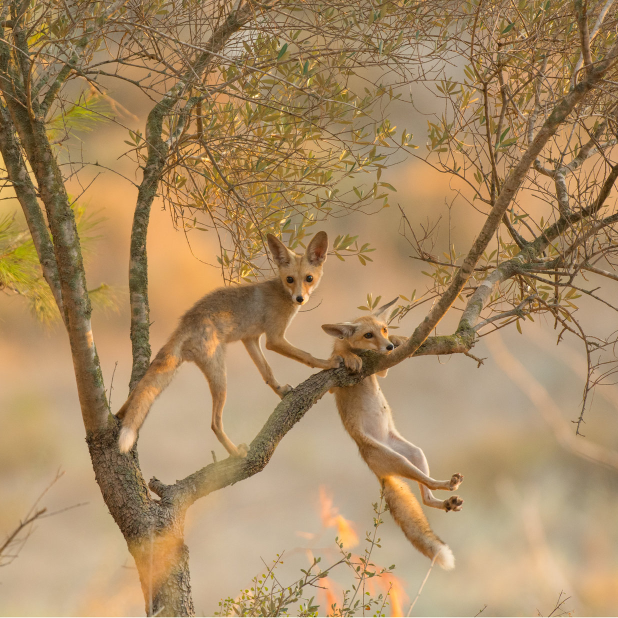
#> input picture testImg2.jpg, 1236 x 1236 px (shown at 1/2 size)
$ python ex1_main.py
#> lines starting #> are read from the running program, lines starting #| are printed output that depends on the picture; long printed decimals are rounded
### ex1_utils.py
"""
        '########:'##::::'##::::'##:::
         ##.....::. ##::'##:::'####:::
         ##::::::::. ##'##::::.. ##:::
         ######:::::. ###::::::: ##:::
         ##...:::::: ## ##:::::: ##:::
         ##:::::::: ##:. ##::::: ##:::
         ########: ##:::. ##::'######:
        ........::..:::::..:::......::
"""
from typing import List
import matplotlib.pyplot as plt
import cv2
import math
import numpy as np


LOAD_GRAY_SCALE = 1
LOAD_RGB = 2
RGB_YIQ_TRANSITION_MAT = np.array([[0.299, 0.587, 0.114],
                                     [0.596, -0.275, -0.321],
                                     [0.212, -0.523, 0.311]])


def myID() -> int:
    """
    Return my ID
    :return: int
    """
    return 204155311


def imReadAndConvert(filename: str, representation: int) -> np.ndarray:
    """
    Reads an image, and returns the image converted as requested
    :param filename: The path to the image
    :param representation: GRAY_SCALE or RGB
    :return: The image object
    """
    # Reads the Image
    im_cv = cv2.imread(filename).astype(np.float32)

    # Make sure there is an image
    if im_cv is None:
        raise Exception("Cannot load image!\n")

    # Convert the image
    if representation == LOAD_GRAY_SCALE:
        img = cv2.cvtColor(im_cv, cv2.COLOR_BGR2GRAY)
    elif representation == LOAD_RGB:
        img = cv2.cvtColor(im_cv, cv2.COLOR_BGR2RGB)
    else:
        raise Exception("Please choose RGB or GRAY SCALE!\n")
    # Return a normalize image to [0,1]
    return np.multiply(img, 1 / 255)


def imDisplay(filename: str, representation: int):
    """
    Reads an image as RGB or GRAY_SCALE and displays it
    :param filename: The path to the image
    :param representation: GRAY_SCALE or RGB
    :return: None
    """
    if representation == LOAD_RGB:
        plt.imshow(imReadAndConvert(filename, representation))
    elif representation == LOAD_GRAY_SCALE:
        plt.imshow(imReadAndConvert(filename, representation), cmap="gray")
    else:
        raise Exception("Please choose RGB or GRAY SCALE!\n")
    plt.show()


def transformRGB2YIQ(imgRGB: np.ndarray) -> np.ndarray:
    """
    Converts an RGB image to YIQ color space
    :param imgRGB: An Image in RGB
    :return: A YIQ in image color space
    """
    return np.dot(imgRGB.reshape(-1, 3), RGB_YIQ_TRANSITION_MAT.transpose()).reshape(imgRGB.shape)


def transformYIQ2RGB(imgYIQ: np.ndarray) -> np.ndarray:
    """
    Converts an YIQ image to RGB color space
    :param imgYIQ: An Image in YIQ
    :return: A RGB in image color space
    """
    return np.dot(imgYIQ.reshape(-1, 3), np.linalg.inv(RGB_YIQ_TRANSITION_MAT).transpose()).reshape(imgYIQ.shape)


# Auxiliary function for 'hsitogramEqualize' func
def collect_data(imgOrig: np.ndarray) -> np.ndarray:
    """
    If the image is RGB, get the Y channel (from YIQ).
    :param imgOrig:
    :return:Y channel or Gray Scale respectively
    """
    return imgOrig.copy() if len(imgOrig.shape) != 3 else transformRGB2YIQ(imgOrig)[:, :, 0]


# Auxiliary function for 'hsitogramEqualize' func
def back_to_image(imgOrig: np.ndarray, data: np.ndarray) -> np.ndarray:
    """
    After proccesing on Y channel or GRAY SCALE, convert it back to image in RGB or Gray Scale
    :param imgOrig:
    :param data:
    :return: image on RGB or Gray Scale respectively
    """
    if len(imgOrig.shape) == 3:
        tmp = transformRGB2YIQ(imgOrig).dot(255).astype(int)
        tmp[:, :, 0] = data
        newImg = transformYIQ2RGB(tmp).astype(int)
    else:
        newImg = data

    return newImg


def hsitogramEqualize(imgOrig: np.ndarray) -> (np.ndarray, np.ndarray, np.ndarray):
    """
        Equalizes the histogram of an image
        :param imgOrig: Original Histogram
        :ret
    """
    # Collect the data and denormalize it
    data = collect_data(imgOrig)
    data = np.dot(data, 255).astype(int)

    # Create histogram and get the number of total pixels (the last bin from cumsum)
    histOrg, binsOrig = np.histogram(data, np.arange(257))
    arr_cumsum = np.cumsum(histOrg)
    NORMALIZE_COMP = arr_cumsum[-1]

    # Build the Look-Up Table
    LUT = np.array([int(x * (255 / NORMALIZE_COMP)) for x in arr_cumsum])

    # For each intense in the Y channel, replace by LUT
    y_channel_equalized = np.array([LUT[i] for i in data.flatten()]).reshape(data.shape)

    # Convert back to image
    imgEq = back_to_image(imgOrig, y_channel_equalized)

    # Get the histogram of equalized image
    histEq, binsEq = np.histogram(y_channel_equalized, np.arange(257))
    imgEq = np.multiply(imgEq, 1 / 255)

    return imgEq, histOrg, histEq


def quantizeImage(imOrig: np.ndarray, nQuant: int, nIter: int) -> (List[np.ndarray], List[float]):
    """
        Quantized an image in to **nQuant** colors
        :param imOrig: The original image (RGB or Gray scale)
        :param nQuant: Number of colors to quantize the image to
        :param nIter: Number of optimization loops
        :return: (List[qImage_i],List[error_i])
    """
    # Arguments checks - 2<=nQuant<=255 AND 1<=nIter<=1000
    if nQuant < 2 or nQuant > 255 or nIter < 1 or nIter > 1000:
        raise Exception("Invalid argument!")

    # Collect the data and denormalize it
    data = collect_data(imOrig)
    data = np.dot(data, 255).astype(int)  # De-Normalize and convert to int

    # Create the first divide of bounds
    histOrg, binsOrig = np.histogram(data, np.arange(257))
    arr_cumsum = np.cumsum(histOrg)
    bounds = [0]
    n = 1
    for idx, value in enumerate(arr_cumsum):
        if value / arr_cumsum[-1] > n / nQuant:
            bounds.append(idx)
            n += 1
    bounds.append(255)

    imgs = []
    MSE = []
    ALL_PIXELS = histOrg.sum()
    # Do all this nIter times
    for itr in range(nIter):
        q = []  # Q values
        for k in range(len(bounds) - 1):
            # Collect the current section (Z's)
            start = bounds[k]
            end = bounds[k + 1]
            if k == (len(bounds) - 2):  # Catch the 255 px at last round
                end += 1
            # Append the q by the formula as explained in lecture
            if np.asarray(histOrg[start:end]).sum() != 0: # If there is no pixles in this section, mark it as 0
                q_i = round((np.asarray((binsOrig[start:end] * histOrg[start:end])).sum())
                            / np.asarray(histOrg[start:end]).sum())
            else:
                q_i = 0
            q.append(q_i)

        # Get copy of the data (because we go to change it by each iteration)
        img_as_quantized = data.copy()
        # Create the quantized image for this iteration

        for i in range(len(bounds) - 1):
            img_as_quantized = np.where(((bounds[i] <= img_as_quantized) & (img_as_quantized < bounds[i + 1])),
                                        q[i], img_as_quantized)
        # Get image after do this iteration of quantization
        imgQu = back_to_image(imOrig, img_as_quantized)

        # Append it for result
        imgs.append(imgQu)

        # Calculate the MSE
        MSE.append((math.sqrt(((img_as_quantized - data) ** 2).sum())) / ALL_PIXELS)

        # Create bounds for next iteration by formula as explained in the lecture
        bounds = [0]
        for i in range(len(q) - 1):
            bounds.append(int((q[i] + q[i + 1]) / 2))
        bounds.append(255)

    return imgs, MSE

### gamma.py
"""
        '########:'##::::'##::::'##:::
         ##.....::. ##::'##:::'####:::
         ##::::::::. ##'##::::.. ##:::
         ######:::::. ###::::::: ##:::
         ##...:::::: ## ##:::::: ##:::
         ##:::::::: ##:. ##::::: ##:::
         ########: ##:::. ##::'######:
        ........::..:::::..:::......::
"""
from ex1_utils import LOAD_GRAY_SCALE
import cv2
import numpy as np


IMAGE_NAME = 'testImg1.jpg'


def gammaDisplay(img_path: str, rep: int):
    """
    GUI for gamma correction
    :param img_path: Path to the image
    :param rep: grayscale(1) or RGB(2)
    :return: None
    """

    # Load the image
    im_cv = cv2.imread(img_path)

    # Make sure there is an image
    if im_cv is None:
        raise Exception("Cannot load image!\n")

    if rep < 1 or rep > 2:
        raise Exception("Invalid argument of representation!\n")

    if rep == LOAD_GRAY_SCALE:
        im_cv = cv2.cvtColor(im_cv,cv2.COLOR_BGR2GRAY)

    # [7 lines left out: function on_trackbar, not called in this run]

    title_window = 'Gamma Correction' + IMAGE_NAME
    cv2.namedWindow(title_window)
    cv2.resizeWindow(title_window, im_cv.shape[1], im_cv.shape[0])
    trackbar_name = 'Gamma x 0.01'
    cv2.createTrackbar(trackbar_name, title_window, 100, 200, on_trackbar)
    cv2.imshow(title_window, im_cv)

    cv2.waitKey(0)
    cv2.destroyAllWindows()


def main():
    gammaDisplay('bac_con.png', LOAD_GRAY_SCALE)


# [2 lines that do not run on import are left out]

### ex1_main.py
from ex1_utils import *
from gamma import gammaDisplay
import numpy as np
import matplotlib.pyplot as plt
import time


IMAGE_PATH = 'testImg2.jpg'


def histEqDemo(img_path: str, rep: int):
    img = imReadAndConvert(img_path, rep)
    imgeq, histOrg, histEq = hsitogramEqualize(img)

    # Display cumsum
    cumsum = np.cumsum(histOrg)
    cumsumEq = np.cumsum(histEq)
    plt.gray()
    plt.plot(range(256), cumsum, 'r')
    plt.plot(range(256), cumsumEq, 'g')

    # Display the images
    plt.figure()
    plt.imshow(img)

    plt.figure()
    plt.imshow(imgeq)
    plt.show()


def quantDemo(img_path: str, rep: int):
    img = imReadAndConvert(img_path, rep)
    st = time.time()

    img_lst, err_lst = quantizeImage(img, 3, 20)

    print("Time:%.2f" % (time.time() - st))
    print("Error 0:\t %f" % err_lst[0])
    print("Error last:\t %f" % err_lst[-1])

    plt.gray()
    plt.imshow(img_lst[0])
    plt.figure()
    plt.imshow(img_lst[-1])

    plt.figure()
    plt.plot(err_lst, 'r')
    plt.show()


def main():
    print("ID:", myID())
    img_path = IMAGE_PATH

    # Basic read and display
    imDisplay(img_path, LOAD_GRAY_SCALE)
    imDisplay(img_path, LOAD_RGB)

    # Convert Color spaces
    img = imReadAndConvert(img_path, LOAD_RGB)
    yiq_img = transformRGB2YIQ(img)
    f, ax = plt.subplots(1, 2)
    ax[0].imshow(img)
    ax[1].imshow(yiq_img)
    plt.show()
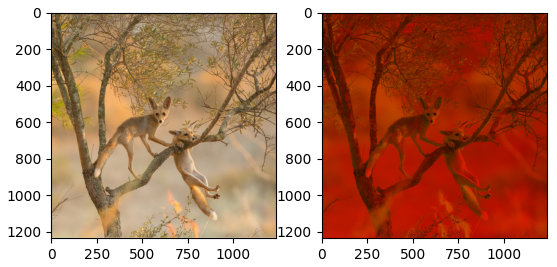
#> figure drawn by matplotlib, 2 panels

    # Image histEq
    histEqDemo(img_path, LOAD_GRAY_SCALE)
#> in hsitogramEqualize, `histOrg, binsOrig = np.histogram(data, np.arange(257))`: histOrg = 256 values, max 24357 at index 176, min 0 at index 0, mean 5967.6; binsOrig = 257 values from 0 to 256
#> in hsitogramEqualize, `arr_cumsum = np.cumsum(histOrg)`: arr_cumsum = 256 values from 0 to 1527696
#> in hsitogramEqualize, `NORMALIZE_COMP = arr_cumsum[-1]`: NORMALIZE_COMP = 1527696
#> in hsitogramEqualize, `LUT = np.array([int(x * (255 / NORMALIZE_COMP)) for x in arr_cumsum])`: LUT = 256 values from 0 to 254
#> in hsitogramEqualize, `y_channel_equalized = np.array([LUT[i] for i in data.flatten()]).resha..`:
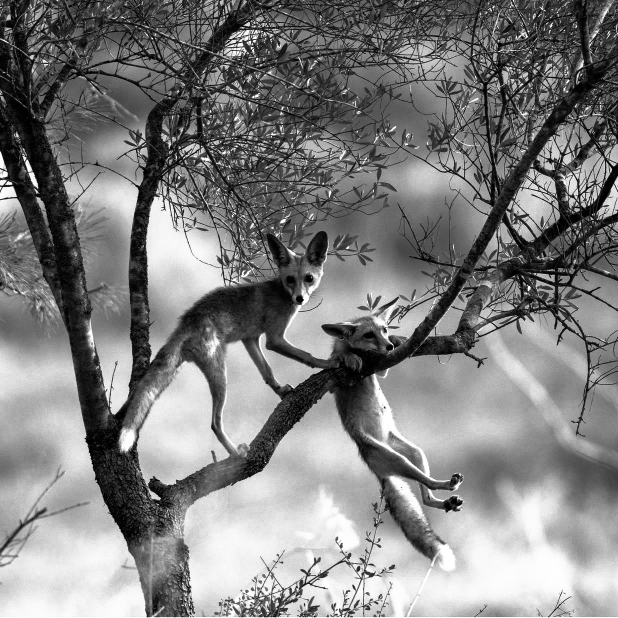
#> y_channel_equalized: shape (1236, 1236) int64 (shown at 1/2 size); min 0, max 254, mean 128.1
#> in hsitogramEqualize, `histEq, binsEq = np.histogram(y_channel_equalized, np.arange(257))`: histEq = 256 values, max 24357 at index 206, min 0 at index 23, mean 5967.6; binsEq = 257 values from 0 to 256
#> in histEqDemo, `cumsum = np.cumsum(histOrg)`: cumsum = 256 values from 0 to 1527696
#> in histEqDemo, `cumsumEq = np.cumsum(histEq)`: cumsumEq = 256 values from 5441 to 1527696
    histEqDemo(img_path, LOAD_RGB)
#> call 2 of histEqDemo, with img_path = 'testImg2.jpg', rep = 2
#> in histEqDemo (call 2), `plt.show()`:
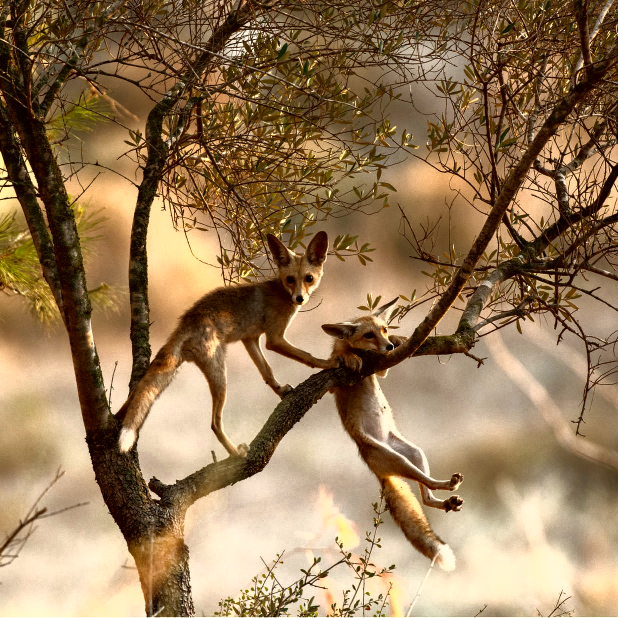
#> shown: shape (1236, 1236, 3) float64 (shown at 1/2 size); mean R, G, B 0.594, 0.482, 0.345

    # Image Quantization
    quantDemo(img_path, LOAD_GRAY_SCALE)
#> in quantizeImage, `histOrg, binsOrig = np.histogram(data, np.arange(257))`: binsOrig = 257 values from 0 to 256
#> in quantizeImage, `arr_cumsum = np.cumsum(histOrg)`: arr_cumsum = 256 values from 0 to 1527696
#> the loop in quantizeImage, `for idx, value in enumerate(arr_cumsum):` made 256 passes
#> n on passes 132, 168: 2, 3
#> value on passes 1 to 6: 0, 0, 0, 0, 0, 0
#> after the loop in quantizeImage, `for idx, value in enumerate(arr_cumsum):`: bounds = [0, 131, 167]; n = 3
#> in quantizeImage, `ALL_PIXELS = histOrg.sum()`: ALL_PIXELS = 1527696
#> the loop in quantizeImage, `for itr in range(nIter):` made 20 passes
#> pass 3, in back_to_image (call 5), `newImg = data`:
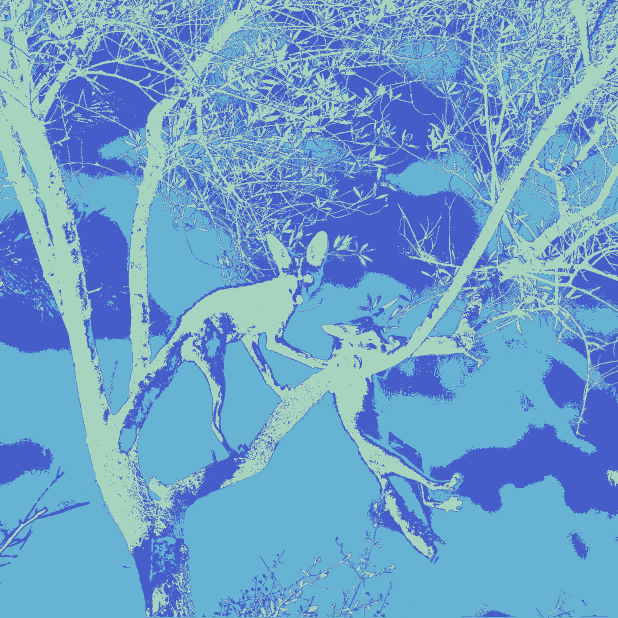
#> newImg: shape (1236, 1236) int64 (shown at 1/2 size); 4 distinct labels, from 93 to 255; one colour per label, 0 black
#> after the loop in quantizeImage, `for itr in range(nIter):`: MSE = [0.0116, 0.0111, 0.0108, 0.0107, 0.0106, 0.0106, 0.0106, 0.0106, 0.0106, 0.0106, 0.0106, 0.0106, 0.0106, 0.0106, 0.0106, 0.0106, 0.0106, 0.0106, 0.0106, 0.0106]; imgs = 20 items
#> in quantDemo, `img_lst, err_lst = quantizeImage(img, 3, 20)`: err_lst has the same summary as MSE in quantizeImage
#| Error 0:	 0.01159
#| Error last:	 0.01061
#> in quantDemo, `plt.show()`:
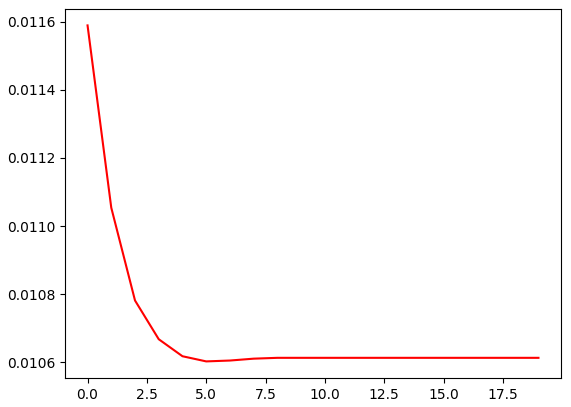
#> figure drawn by matplotlib, 1 panel; curve peaks at x = 0, y = 0.0116
    quantDemo(img_path, LOAD_RGB)
#> call 2 of quantDemo, with img_path = 'testImg2.jpg', rep = 2
#> the loop in quantizeImage (call 2), `for idx, value in enumerate(arr_cumsum):` made 256 passes
#> the loop in quantizeImage (call 2), `for itr in range(nIter):` made 20 passes
#> pass 1, in back_to_image (call 23), `newImg = transformYIQ2RGB(tmp).astype(int)`:
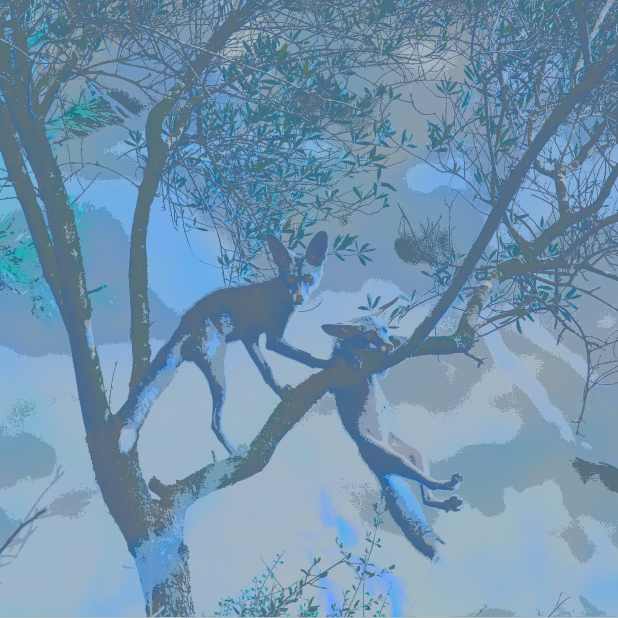
#> newImg: shape (1236, 1236, 3) int64 (shown at 1/2 size); mean of channels 0, 1, 2 168.4, 138.2, 100.3; drawn with min black and max white
#| Error 0:	 0.01159
#| Error last:	 0.01061
#> in quantDemo (call 2), `plt.show()`:
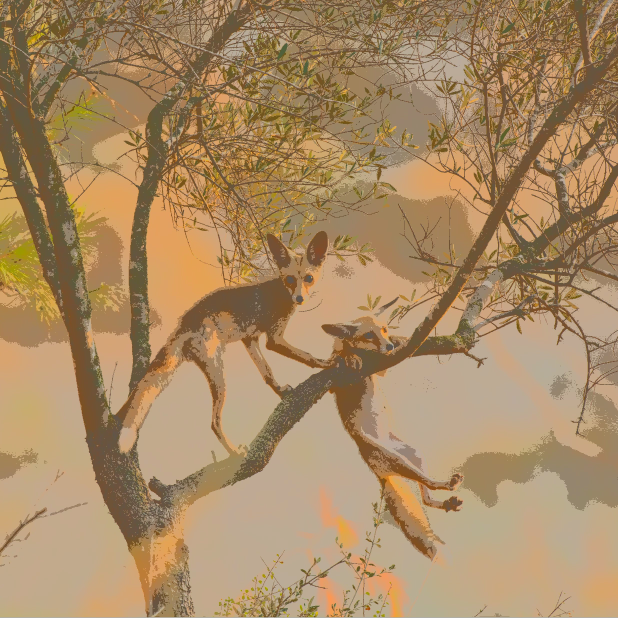
#> shown: shape (1236, 1236, 3) (shown at 1/2 size); mean R, G, B 168.4, 138.2, 100.4

    # Gamma
    gammaDisplay(img_path, LOAD_GRAY_SCALE)
#> in gammaDisplay, im_cv is the input picture: shape (1236, 1236, 3); mean B, G, R 99.9, 139.3, 169.5


if __name__ == '__main__':
    main()

$ run again, with testImg3.jpg copied over testImg2.jpg
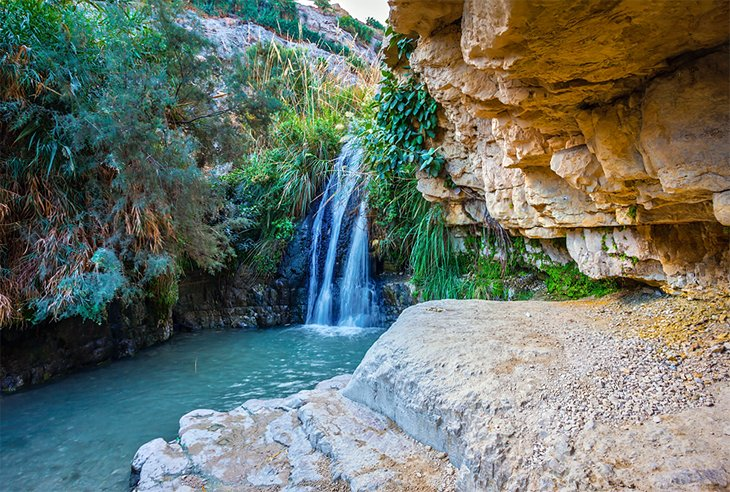
#> input picture testImg3.jpg, 730 x 492 px
#> in hsitogramEqualize, `histOrg, binsOrig = np.histogram(data, np.arange(257))`: histOrg = 256 values, max 2416 at index 73, min 10 at index 255, mean 1403; binsOrig = 257 values from 0 to 256
#> in hsitogramEqualize, `arr_cumsum = np.cumsum(histOrg)`: arr_cumsum = 256 values from 161 to 359160
#> NORMALIZE_COMP = 359160
#> LUT = 256 values from 0 to 255
#> in hsitogramEqualize, `histEq, binsEq = np.histogram(y_channel_equalized, np.arange(257))`: histEq = 256 values, max 2701 at index 9, min 0 at index 35, mean 1403; binsEq = 257 values from 0 to 256
#> cumsum = 256 values from 161 to 359160
#> cumsumEq = 256 values from 1368 to 359160
#> imgEq: shape (492, 730, 3) float64
#> in quantizeImage, `histOrg, binsOrig = np.histogram(data, np.arange(257))`: binsOrig = 257 values from 0 to 256
#> in quantizeImage, `arr_cumsum = np.cumsum(histOrg)`: arr_cumsum = 256 values from 161 to 359160
#> the loop in quantizeImage, `for idx, value in enumerate(arr_cumsum):` made 256 passes
#> n on passes 76, 141: 2, 3
#> after the loop in quantizeImage, `for idx, value in enumerate(arr_cumsum):`: bounds = [0, 75, 140]; n = 3
#> ALL_PIXELS = 359160
#> after the loop in quantizeImage, `for itr in range(nIter):`: MSE = [0.0358, 0.0355, 0.0355, 0.0355, 0.0355, 0.0355, 0.0355, 0.0355, 0.0355, 0.0355, 0.0355, 0.0355, 0.0355, 0.0355, 0.0355, 0.0355, 0.0355, 0.0355, 0.0355, 0.0355]; imgs = 20 items
#> err_lst has the same summary as MSE in quantizeImage
#| Error 0:	 0.03577
#| Error last:	 0.0355
#> in quantDemo, `plt.show()`:
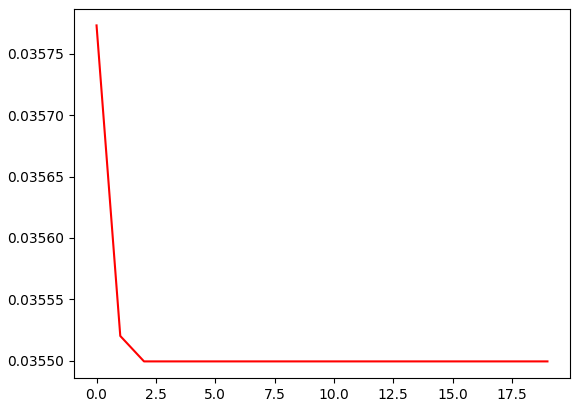
#> figure drawn by matplotlib, 1 panel; curve peaks at x = 0, y = 0.0358
#> the loop in quantizeImage (call 2), `for idx, value in enumerate(arr_cumsum):` made 256 passes
#| Error 0:	 0.03578
#| Error last:	 0.0355
#> in quantDemo (call 2), `plt.show()`:
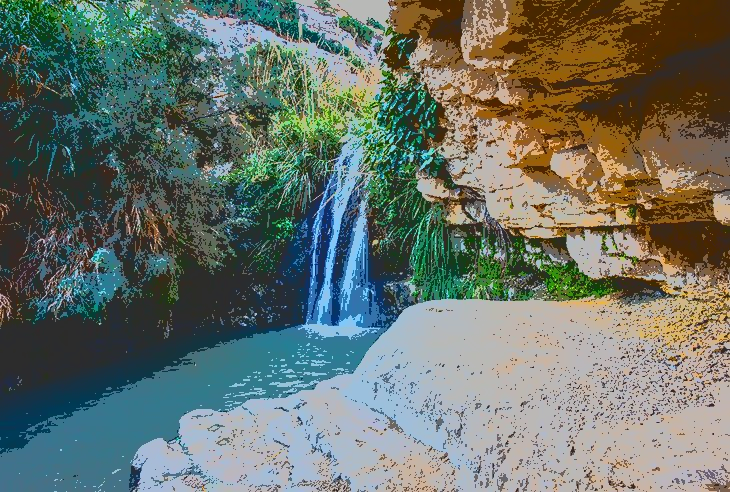
#> shown: shape (492, 730, 3); mean R, G, B 104.9, 114.7, 105.7
